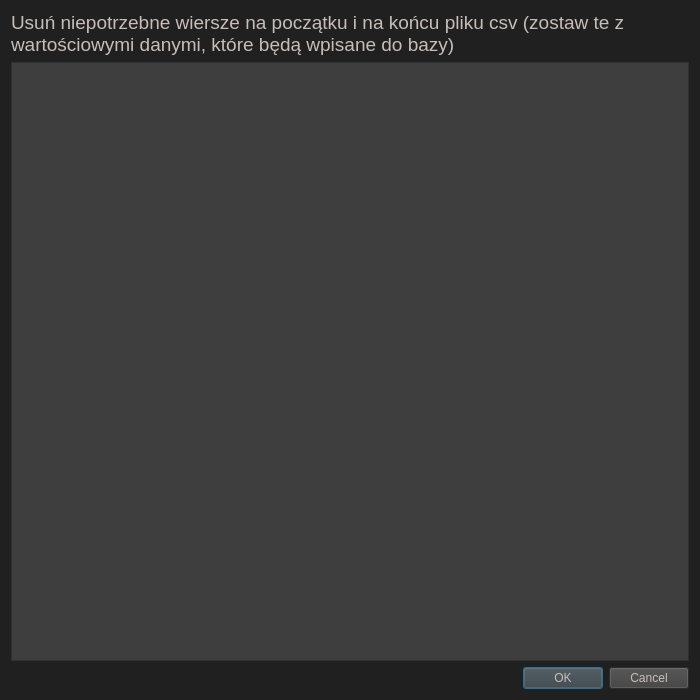
<?xml version="1.0" encoding="UTF-8"?>
<ui version="4.0">
 <class>modify_csv</class>
 <widget class="QDialog" name="modify_csv">
  <property name="geometry">
   <rect>
    <x>0</x>
    <y>0</y>
    <width>700</width>
    <height>700</height>
   </rect>
  </property>
  <property name="windowTitle">
   <string>Dialog</string>
  </property>
  <property name="styleSheet">
   <string notr="true">QDialog { background-color: #202020 }

QLabel { color: #c8beb7 }

QPlainTextEdit { 
	color: #c8beb7;
	background-color: #3e3e3e
}

QScrollBar {
	background-color: #3e3e3e
}

QDialogButtonBox QPushButton {
	background-color: #3e3e3e;
	color: #c8beb7
}</string>
  </property>
  <layout class="QVBoxLayout" name="verticalLayout">
   <item>
    <widget class="QLabel" name="label">
     <property name="font">
      <font>
       <pointsize>14</pointsize>
      </font>
     </property>
     <property name="text">
      <string>Usuń niepotrzebne wiersze na początku i na końcu pliku csv (zostaw te z wartościowymi danymi, które będą wpisane do bazy)</string>
     </property>
     <property name="wordWrap">
      <bool>true</bool>
     </property>
    </widget>
   </item>
   <item>
    <widget class="QPlainTextEdit" name="plain_text_modify"/>
   </item>
   <item>
    <widget class="QDialogButtonBox" name="buttonBox">
     <property name="orientation">
      <enum>Qt::Horizontal</enum>
     </property>
     <property name="standardButtons">
      <set>QDialogButtonBox::Cancel|QDialogButtonBox::Ok</set>
     </property>
    </widget>
   </item>
  </layout>
 </widget>
 <resources/>
 <connections>
  <connection>
   <sender>buttonBox</sender>
   <signal>accepted()</signal>
   <receiver>modify_csv</receiver>
   <slot>accept()</slot>
   <hints>
    <hint type="sourcelabel">
     <x>248</x>
     <y>254</y>
    </hint>
    <hint type="destinationlabel">
     <x>157</x>
     <y>274</y>
    </hint>
   </hints>
  </connection>
  <connection>
   <sender>buttonBox</sender>
   <signal>rejected()</signal>
   <receiver>modify_csv</receiver>
   <slot>reject()</slot>
   <hints>
    <hint type="sourcelabel">
     <x>316</x>
     <y>260</y>
    </hint>
    <hint type="destinationlabel">
     <x>286</x>
     <y>274</y>
    </hint>
   </hints>
  </connection>
 </connections>
</ui>
